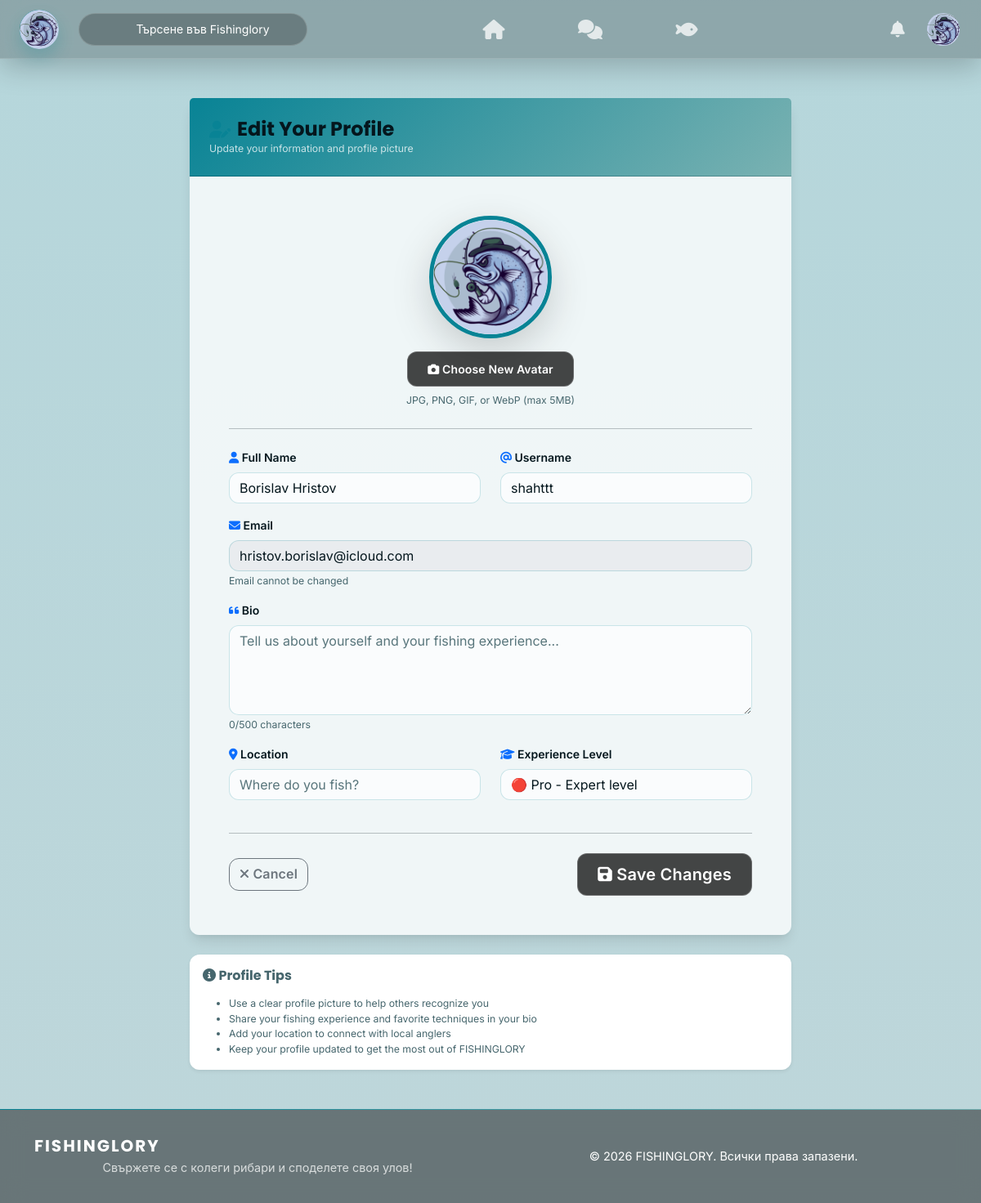
Screenshot of /fe/pages/edit_profile.php (signed in) with the database file from the repository.
### tables this page shows
CREATE TABLE `user_profiles` (
  `user_id` int(11) NOT NULL,
  `first_name` varchar(50) DEFAULT NULL,
  `last_name` varchar(50) DEFAULT NULL,
  `avatar_url` varchar(255) DEFAULT NULL,
  `bio` text DEFAULT NULL,
  `location` varchar(100) DEFAULT NULL,
  `experience_level` enum('beginner','advanced','pro') DEFAULT 'beginner'
);

CREATE TABLE `users` (
  `id` int(11) NOT NULL,
  `full_name` varchar(100) NOT NULL,
  `username` varchar(50) NOT NULL,
  `email` varchar(100) NOT NULL,
  `password_hash` varchar(255) NOT NULL,
  `role` enum('user','admin') DEFAULT 'user',
  `is_verified` tinyint(1) DEFAULT 0,
  `status` enum('active','banned') DEFAULT 'active',
  `created_at` timestamp NOT NULL DEFAULT current_timestamp(),
  `last_login` timestamp NULL DEFAULT NULL
);

### Config/security.php (called while the page is built, shortened)
<?php
function generateCsrfToken() {
    return $_SESSION['csrf_token'];
}
function assetVersion(string $relativePath): string {
    $relativePath = ltrim($relativePath, "/\\");
    $fullPath = dirname(__DIR__) . DIRECTORY_SEPARATOR . $relativePath;
    if (is_file($fullPath)) {
        return (string) filemtime($fullPath);
    }
    return (string) time();
}

### Config/avatar_helper.php (called while the page is built, shortened)
<?php
function avatarAssetVersion($relativePath) {
    $absolutePath = __DIR__ . '/../' . ltrim($relativePath, '/');
    if (is_file($absolutePath)) {
        $mtime = filemtime($absolutePath);
        if ($mtime !== false) {
            return (string) $mtime;
        }
    }
    return null;
}
function resolveDefaultAvatarPath() {
    $theme = $_SESSION['theme'] ?? 'light';
    $isDark = ($theme === 'dark');
    $candidates = [
        'fe/assets/img/avatars/default_avatar_light.jpg',
        'fe/assets/img/default-avatar.png',
        'fe/assets/img/avatars/default.png',
        'fe/assets/img/logo_rounded.png',
    ];
    foreach ($candidates as $candidate) {
        if (is_file(__DIR__ . '/../' . $candidate)) {
            return $candidate;
        }
    }
    return 'fe/assets/img/logo.png';
}
function getUserAvatar($avatarUrl, $currentPath = null) {
    $defaultAvatar = resolveDefaultAvatarPath();
    $avatar = $avatarUrl ?? $defaultAvatar;
    if ($avatar !== $defaultAvatar && !is_file(__DIR__ . '/../' . $avatar)) {
        $avatar = $defaultAvatar;
    }
    if ($currentPath === null) {
        $currentPath = $_SERVER['PHP_SELF'] ?? '';
    }
    if (strpos($currentPath, '/fe/pages/') !== false) {
        if (strpos($avatar, 'fe/') === 0) {
            $path = '../../' . $avatar;
            if ($avatar === $defaultAvatar) {
                $version = avatarAssetVersion($defaultAvatar);
                if ($version !== null) {
                    $path .= '?v=' . $version;
                }
            }
            return $path;
        }
    }
    return $avatar;
}

### fe/pages/edit_profile.php (the view, shortened to what this page needs)
<?php
require '../../config/security.php';
require '../../config/database.php';
require '../../config/avatar_helper.php';
$userId = $_SESSION['user_id'];
$stmt = $pdo->prepare("
    SELECT u.*, up.avatar_url, up.bio, up.location, up.experience_level
    FROM users u
    LEFT JOIN user_profiles up ON u.id = up.user_id
    WHERE u.id = ?
");
$stmt->execute([$userId]);
$user = $stmt->fetch();
?>
<!DOCTYPE html>
<html lang="en">
<head>
    <link href="https://cdn.jsdelivr.net/npm/bootstrap@5.3.3/dist/css/bootstrap.min.css" rel="stylesheet">
    <link rel="stylesheet" href="https://cdnjs.cloudflare.com/ajax/libs/font-awesome/6.5.0/css/all.min.css">
    <link rel="stylesheet" href="../assets/css/style.css?v=<?= assetVersion('fe/assets/css/style.css') ?>">
    <link rel="stylesheet" href="../assets/css/navbar.css?v=<?= assetVersion('fe/assets/css/navbar.css') ?>">
    <link rel="stylesheet" href="../assets/css/profile.css?v=<?= assetVersion('fe/assets/css/profile.css') ?>">
    <link rel="stylesheet" href="../assets/css/components.css?v=<?= assetVersion('fe/assets/css/components.css') ?>">
</head>
<body data-user-id="<?= $userId ?>" data-csrf-token="<?= generateCsrfToken() ?>" data-theme="<?= $_SESSION['theme'] ?? 'light' ?>">
<?php include '../components/navbar.php'; ?>
<div class="container my-5">
    <div class="row justify-content-center">
        <div class="col-lg-8">
            <div class="card shadow-lg border-0 profile-section-card">
                <div class="card-header edit-profile-header">
                    <h4 class="mb-0">
                        <i class="fas fa-user-edit"></i> Edit Your Profile
                    </h4>
                    <p class="mb-0 small opacity-75">Update your information and profile picture</p>
                </div>
                <div class="card-body p-4">
                    <form id="editProfileForm" enctype="multipart/form-data">
                        <div class="mb-4 text-center">
                            <div class="mb-3">
                                <img id="avatarPreview" src="<?= htmlspecialchars(getUserAvatar($avatar)) ?>"
                                     class="rounded-circle shadow-lg" width="150" height="150"
                                     style="object-fit: cover; border: 5px solid var(--primary-color);">
                            </div>
                            <div class="mb-2">
                                <label for="avatarInput" class="btn btn-primary btn-sm">
                                    <i class="fas fa-camera"></i> Choose New Avatar
                                </label>
                            </div>
                            <small class="text-muted d-block">JPG, PNG, GIF, or WebP (max 5MB)</small>
                        </div>
                        <hr class="my-4">
                        <div class="row">
                            <div class="col-md-6 mb-3">
                                <label for="editFullName" class="form-label fw-semibold">
                                    <i class="fas fa-user text-primary"></i> Full Name
                                </label>
                                <input type="text" id="editFullName" name="full_name" class="form-control"
                                       value="<?= htmlspecialchars($user['full_name']) ?>" required>
                            </div>
                            <div class="col-md-6 mb-3">
                                <label for="editUsername" class="form-label fw-semibold">
                                    <i class="fas fa-at text-primary"></i> Username
                                </label>
                                <input type="text" id="editUsername" name="username" class="form-control"
                                       value="<?= htmlspecialchars($user['username']) ?>" required>
                            </div>
                        </div>
                        <div class="mb-3">
                            <label for="editEmail" class="form-label fw-semibold">
                                <i class="fas fa-envelope text-primary"></i> Email
                            </label>
                            <input type="email" id="editEmail" class="form-control"
                                   value="<?= htmlspecialchars($user['email']) ?>" disabled>
                            <small class="text-muted">Email cannot be changed</small>
                        </div>
                        <div class="mb-3">
                            <label for="editBio" class="form-label fw-semibold">
                                <i class="fas fa-quote-left text-primary"></i> Bio
                            </label>
                            <textarea id="editBio" name="bio" class="form-control" rows="4"
                                      placeholder="Tell us about yourself and your fishing experience..."><?= htmlspecialchars($user['bio'] ?? '') ?></textarea>
                            <small class="text-muted"><span id="bioCount">0</span>/500 characters</small>
                        </div>
                        <div class="row">
                            <div class="col-md-6 mb-3">
                                <label for="editLocation" class="form-label fw-semibold">
                                    <i class="fas fa-map-marker-alt text-primary"></i> Location
                                </label>
                                <input type="text" id="editLocation" name="location" class="form-control"
                                       placeholder="Where do you fish?" value="<?= htmlspecialchars($user['location'] ?? '') ?>">
                            </div>
                            <div class="col-md-6 mb-3">
                                <label for="editExperience" class="form-label fw-semibold">
                                    <i class="fas fa-graduation-cap text-primary"></i> Experience Level
                                </label>
                                <select id="editExperience" name="experience_level" class="form-select">
                                    <option value="pro" <?= ($user['experience_level'] ?? '') === 'pro' ? 'selected' : '' ?>>
                                        🔴 Pro - Expert level
                                    </option>
                                </select>
                            </div>
                        </div>
                        <hr class="my-4">
                        <div class="d-flex justify-content-between align-items-center">
                            <a href="../../index.php" class="btn btn-outline-secondary">
                                <i class="fas fa-times"></i> Cancel
                            </a>
                            <button type="submit" class="btn btn-primary btn-lg">
                                <i class="fas fa-save"></i> Save Changes
                            </button>
                        </div>
                    </form>
                </div>
            </div>
            <div class="card mt-4 border-0 shadow-sm">
                <div class="card-body">
                    <h6 class="fw-bold text-muted mb-3">
                        <i class="fas fa-info-circle"></i> Profile Tips
                    </h6>
                    <ul class="small text-muted mb-0">
                        <li>Use a clear profile picture to help others recognize you</li>
                        <li>Share your fishing experience and favorite techniques in your bio</li>
                        <li>Add your location to connect with local anglers</li>
                        <li>Keep your profile updated to get the most out of FISHINGLORY</li>
                    </ul>
                </div>
            </div>
        </div>
    </div>
</div>
<?php include '../components/footer.php'; ?>
</body>
</html>

### fe/assets/css/navbar.css (style rules this page uses)
body { padding-top: 72px; }

### fe/assets/css/profile.css (style rules this page uses)
body { background-color: var(--bg-primary); padding-top: 72px !important; }
.profile-section-card { border: 1px solid var(--border-color); border-radius: 12px; background: var(--surface-1); box-shadow: var(--shadow-sm); transition: all var(--transition-base); padding: 24px; margin-bottom: 20px; }
.profile-section-card h4 { color: var(--text-primary); font-weight: 700; margin-bottom: 16px; display: flex; align-items: center; gap: 8px; }
.profile-section-card h4 i { color: var(--primary-color); font-size: 1.3rem; }
.edit-profile-header { background: var(--gradient-primary); color: white; padding: 24px; border-radius: 12px 12px 0 0; margin: -24px -24px 24px -24px; }

### rows the page displays
user_profiles: full_name "Borislav Hristov", username "shahttt", user_id.email "hristov.borislav@icloud.com", experience_level "🔴 Pro - Expert level"

### other values shown
__('search_placeholder') "Търсене във Fishinglory"
__('footer_tagline') "Свържете се с колеги рибари и споделете своя улов!"
__('all_rights_reserved') "Всички права запазени."
